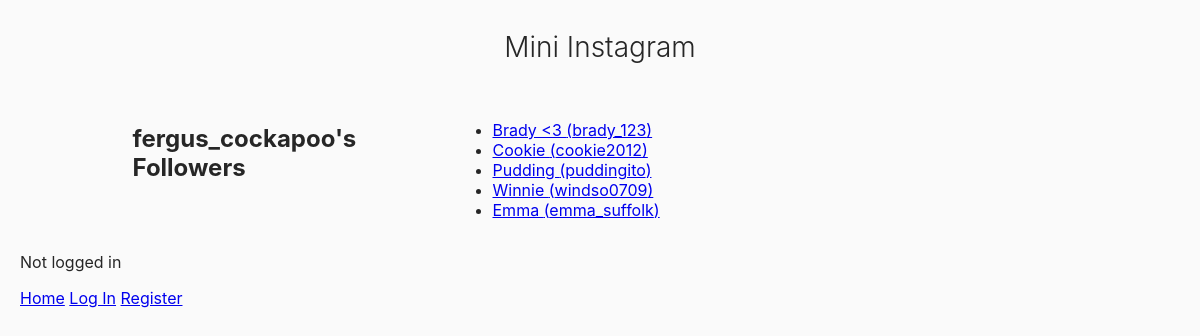
The app's page /mini_insta/profile/2/followers with its own data.
### mini_insta/models.py (models this page shows, shortened)
class Profile(models.Model):
    username = models.TextField(blank=True)
    display_name = models.TextField(blank=True)
    profile_image_url = models.URLField(blank=True)
    bio_text = models.TextField(blank=True)
    join_date = models.DateTimeField(auto_now=True)
    user = models.ForeignKey(User, on_delete=models.CASCADE)
    def get_followers(self):
        follows = Follow.objects.filter(profile=self)
        return [f.follower_profile for f in follows]

### mini_insta/views.py (the view)
# urls.py: path('profile/<int:pk>/followers', ShowFollowersDetailView.as_view(), name='show_followers'),
class ShowFollowersDetailView(DetailView):
     model = Profile
     template_name = 'mini_insta/show_followers.html'
     context_object_name = 'profile'

### mini_insta/templates/mini_insta/show_followers.html
{% extends 'mini_insta/base.html' %}
{% block content %}
<main class="grid-container">
    <h2>{{ profile.username }}'s Followers</h2>
    <ul>
    {% for follower in profile.get_followers %}
        <li>
            <a href="{% url 'profile' follower.pk %}">
                {{ follower.display_name }} ({{ follower.username }})
            </a>
        </li>
    {% empty %}
        <p>This user has no followers yet.</p>
    {% endfor %}
    </ul>
</main>
{% endblock %}

### mini_insta/templates/mini_insta/base.html (shortened to what this page needs)
{% load static %}
<html>
    <head>
        <link rel="stylesheet" href="{% static 'mini_insta_style.css' %}">
    </head>
    <body>
        <header>
            <h1>Mini Instagram</h1>
        </header>
    {% block content %}
    {% endblock %}
    <footer>
        {% if request.user.is_authenticated %}
        <p>Logged in as: {{ request.user.username }}</p>
        <a href="{% url 'show_feed' %}">Feed</a>
        <a href="{% url 'search' %}">Search</a>
        <a href="{% url 'create_post' %}">New Post</a>
        <a href="{% url 'profile' %}">My Profile</a>
        <form action="{% url 'logout' %}" method="POST" style="display: inline;">
        {% csrf_token %}
        <button type="submit">Logout</button>
        </form>
        {% else %}
        <p>Not logged in</p>
        <a href="{% url 'show_all' %}">Home</a>
        <a href="{% url 'login' %}">Log In</a>
        <a href="{% url 'create_profile' %}">Register</a>
        {% endif %}
    </footer>
    </body>
</html>

### static/mini_insta_style.css (style rules this page uses)
body { font-family: -apple-system, BlinkMacSystemFont, "Segoe UI", Roboto, Helvetica, Arial, sans-serif; background-color: #fafafa; color: #262626; margin: 0; padding: 30px 20px; }
h1 { text-align: center; font-weight: 300; margin-bottom: 40px; font-size: 28px; }
.grid-container { display: grid; grid-template-columns: repeat(auto-fill, minmax(220px, 1fr)); gap: 25px; max-width: 935px; margin: 0 auto; }

### records on screen
Profile: username "fergus_cockapoo"
Profile: display_name "Brady <3", username "brady_123"
Profile: display_name "Cookie", username "cookie2012"
Profile: display_name "Pudding", username "puddingito"
Profile: display_name "Winnie", username "windso0709"
Profile: display_name "Emma", username "emma_suffolk"
